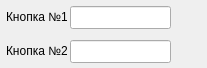
<?xml version="1.0" encoding="UTF-8"?>
<ui version="4.0">
 <class>setting</class>
 <widget class="QWidget" name="setting">
  <property name="windowModality">
   <enum>Qt::ApplicationModal</enum>
  </property>
  <property name="geometry">
   <rect>
    <x>0</x>
    <y>0</y>
    <width>207</width>
    <height>68</height>
   </rect>
  </property>
  <property name="minimumSize">
   <size>
    <width>207</width>
    <height>68</height>
   </size>
  </property>
  <property name="maximumSize">
   <size>
    <width>207</width>
    <height>68</height>
   </size>
  </property>
  <property name="cursor">
   <cursorShape>ArrowCursor</cursorShape>
  </property>
  <property name="windowTitle">
   <string>Налаштування</string>
  </property>
  <widget class="QLabel" name="label">
   <property name="geometry">
    <rect>
     <x>6</x>
     <y>11</y>
     <width>61</width>
     <height>12</height>
    </rect>
   </property>
   <property name="text">
    <string>Кнопка №1</string>
   </property>
  </widget>
  <widget class="QLabel" name="label_2">
   <property name="geometry">
    <rect>
     <x>6</x>
     <y>45</y>
     <width>61</width>
     <height>12</height>
    </rect>
   </property>
   <property name="text">
    <string>Кнопка №2</string>
   </property>
  </widget>
  <widget class="QLineEdit" name="lineEdit">
   <property name="geometry">
    <rect>
     <x>70</x>
     <y>6</y>
     <width>101</width>
     <height>23</height>
    </rect>
   </property>
   <property name="maxLength">
    <number>2</number>
   </property>
   <property name="clearButtonEnabled">
    <bool>false</bool>
   </property>
  </widget>
  <widget class="QLineEdit" name="lineEdit_2">
   <property name="geometry">
    <rect>
     <x>70</x>
     <y>40</y>
     <width>101</width>
     <height>23</height>
    </rect>
   </property>
   <property name="maxLength">
    <number>2</number>
   </property>
  </widget>
 </widget>
 <resources/>
 <connections/>
</ui>
